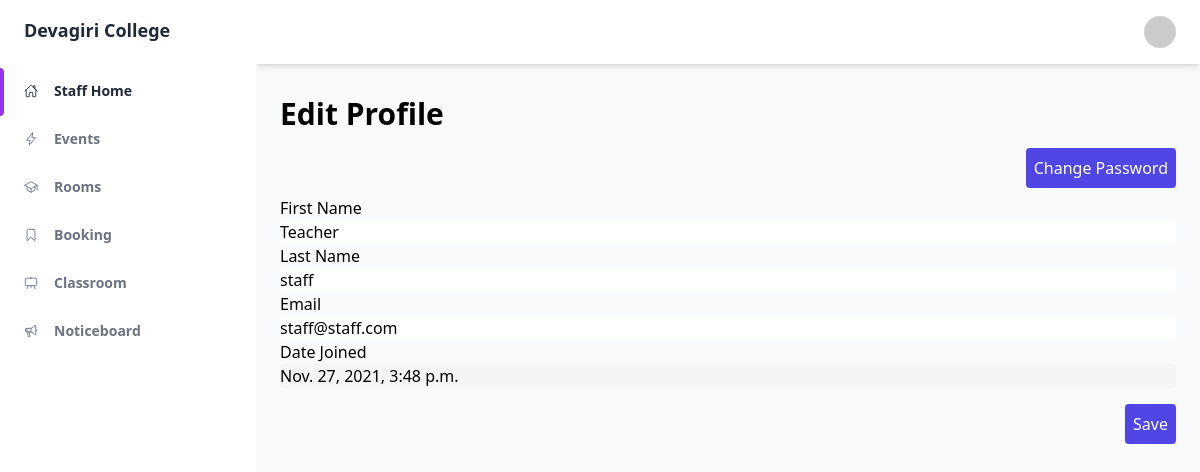
/accounts/profile/edit (signed in), run on the app's committed database.
### accounts/models.py (models this page shows, shortened)
class User(AbstractBaseUser):
    id = models.BigAutoField(
        primary_key=True,
    )
    email = models.EmailField(
        verbose_name='email address',
        max_length=255,
        unique=True,
        validators=[
            validators.EmailValidator("Invalid Email")
        ]
    )
    first_name = models.CharField(
        max_length=50,
        verbose_name='First Name',
        blank=False,
        null=False,
        validators=[
            validators.MinLengthValidator(3, message="First name is too short"),
            validators.MaxLengthValidator(15, message="First name is too long"),
        ]
    )
    last_name = models.CharField(
        max_length=50,
        verbose_name='Last Name',
        blank=False,
        null=False,
        validators=[
            validators.MinLengthValidator(1, message="Last name is too short"),
            validators.MaxLengthValidator(15, message="Last name is too long"),
        ]
    )
    date_joined = models.DateTimeField(
        auto_now_add=True
    )
    last_updated = models.DateTimeField(
        auto_now=True
    )
    is_active = models.BooleanField(default=True)
    staff = models.BooleanField(default=False) # a admin user; non super-user
    admin = models.BooleanField(default=False) # a superuser
    instructor=models.BooleanField(default=False)
    student = models.BooleanField(default=True)
    has_confirmed_email = models.BooleanField(default=False)
    USERNAME_FIELD = 'email'
    REQUIRED_FIELDS = [] # Email & Password are required by default.
    objects = UserManager()
    failed_login_attempts = models.IntegerField(
        verbose_name='Login attempts',
        default=0,
        validators=[
            validators.MinValueValidator(0),
            validators.MaxValueValidator(100),
        ]
    )

### accounts/views.py (the view)
# urls.py: path('profile/edit', UpdateProfileView.as_view(), name='edit_profile'),
class UpdateProfileView(LoginRequiredMixin, SuccessMessageMixin, UpdateView):
    template_name = 'accounts/profile.html'
    fields = ['first_name', 'last_name', 'email']
    success_url = reverse_lazy('edit_profile')
    success_message = 'Profile updated successfully.'
    def get_object(self):
        return self.request.user

### accounts/templates/accounts/profile.html (shortened to what this page needs)
{% extends 'master.html' %}
{% load widget_tweaks %}
{% block content %}
<h1 class="text-3xl font-bold py-4">Edit Profile</h1>
<div class="flex">
    <a href="" class="p-2 text-white hover:text-white bg-indigo-600 rounded ml-auto">Change Password</a>
</div>
<div class="py-2">
    <form method="post">
        <div class="grid">
            <div>
                <label>First Name</label>
                {% render_field form.first_name class="w-full rounded" %}
            </div>
            <div>
                <label>Last Name</label>
                {% render_field form.last_name class="w-full rounded" %}
            </div>
            <div>
                <label>Email</label>
                {% render_field form.email class="w-full rounded" %}
            </div>
            <div>
                <label>Date Joined</label>
                <input type="text" name="" id="" class="w-full bg-gray-100 rounded" value="{{ user.date_joined }}" disabled>
            </div>
            <div class="flex mt-4">
                <button type="submit" class="p-2 text-white rounded bg-indigo-600 ml-auto">Save</button>
            </div>
        </div>
    </form>
</div>
{% endblock content %}

### data on the page
User: first_name "Teacher", last_name "staff", email "staff@staff.com", date_joined "Nov. 27, 2021, 3:48 p.m."
